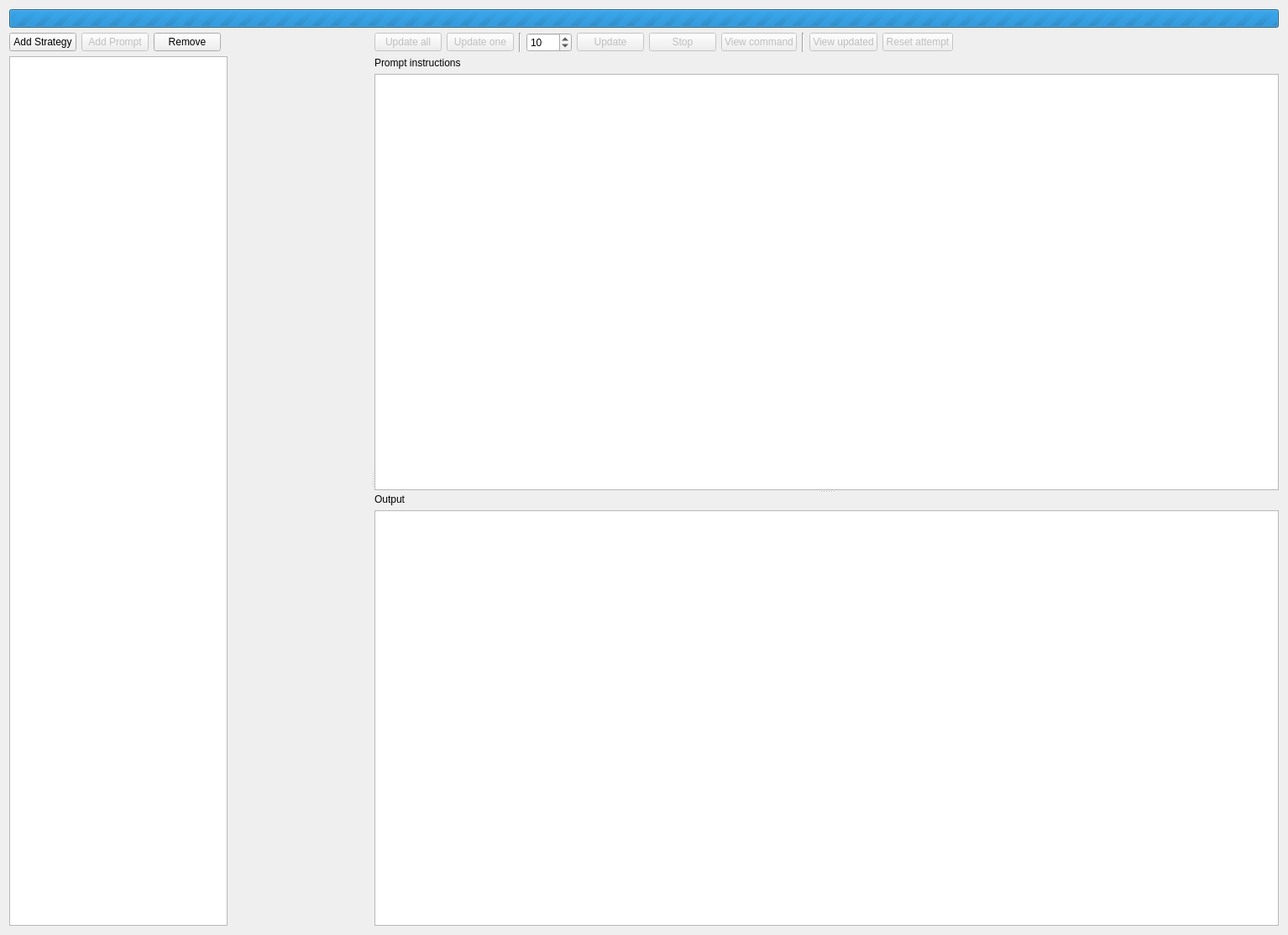
<?xml version="1.0" encoding="UTF-8"?>
<ui version="4.0">
 <class>PaneUpdate</class>
 <widget class="QWidget" name="PaneUpdate">
  <property name="geometry">
   <rect>
    <x>0</x>
    <y>0</y>
    <width>1534</width>
    <height>1114</height>
   </rect>
  </property>
  <property name="windowTitle">
   <string>Update</string>
  </property>
  <layout class="QVBoxLayout" name="verticalLayout_3">
   <item>
    <widget class="QProgressBar" name="progressBarUpdate">
     <property name="visible">
      <bool>false</bool>
     </property>
     <property name="minimum">
      <number>0</number>
     </property>
     <property name="maximum">
      <number>0</number>
     </property>
     <property name="value">
      <number>0</number>
     </property>
     <property name="format">
      <string>Updating...</string>
     </property>
     <property name="textVisible">
      <bool>true</bool>
     </property>
    </widget>
   </item>
   <item>
    <widget class="QSplitter" name="splitter">
     <property name="orientation">
      <enum>Qt::Orientation::Horizontal</enum>
     </property>
     <widget class="QWidget" name="layoutWidget">
      <layout class="QVBoxLayout" name="verticalLayout">
       <item>
        <layout class="QHBoxLayout" name="horizontalLayout">
         <item>
          <widget class="QPushButton" name="buttonAddStrategy">
           <property name="text">
            <string>Add Strategy</string>
           </property>
          </widget>
         </item>
         <item>
          <widget class="QPushButton" name="buttonAddPrompt">
           <property name="enabled">
            <bool>false</bool>
           </property>
           <property name="toolTip">
            <string>Add a prompt step to the selected strategy</string>
           </property>
           <property name="text">
            <string>Add Prompt</string>
           </property>
          </widget>
         </item>
         <item>
          <widget class="QPushButton" name="buttonRemove">
           <property name="text">
            <string>Remove</string>
           </property>
          </widget>
         </item>
         <item>
          <spacer name="horizontalSpacer">
           <property name="orientation">
            <enum>Qt::Orientation::Horizontal</enum>
           </property>
           <property name="sizeHint" stdset="0">
            <size>
             <width>40</width>
             <height>20</height>
            </size>
           </property>
          </spacer>
         </item>
        </layout>
       </item>
       <item>
        <widget class="QTreeView" name="treeViewStrategies">
         <property name="maximumSize">
          <size>
           <width>260</width>
           <height>16777215</height>
          </size>
         </property>
         <property name="editTriggers">
          <set>QAbstractItemView::EditTrigger::NoEditTriggers</set>
         </property>
         <property name="selectionBehavior">
          <enum>QAbstractItemView::SelectionBehavior::SelectRows</enum>
         </property>
         <property name="selectionMode">
          <enum>QAbstractItemView::SelectionMode::SingleSelection</enum>
         </property>
         <property name="headerHidden">
          <bool>false</bool>
         </property>
        </widget>
       </item>
      </layout>
     </widget>
     <widget class="QWidget" name="layoutWidgetRight">
      <layout class="QVBoxLayout" name="verticalLayout_2">
       <item>
        <layout class="QHBoxLayout" name="horizontalLayout_2">
         <item>
          <widget class="QPushButton" name="buttonUpdateAll">
           <property name="enabled">
            <bool>false</bool>
           </property>
           <property name="toolTip">
            <string>Update all pages using the selected prompt</string>
           </property>
           <property name="text">
            <string>Update all</string>
           </property>
          </widget>
         </item>
         <item>
          <widget class="QPushButton" name="buttonUpdateOne">
           <property name="enabled">
            <bool>false</bool>
           </property>
           <property name="toolTip">
            <string>Update one page using the selected prompt</string>
           </property>
           <property name="text">
            <string>Update one</string>
           </property>
          </widget>
         </item>
         <item>
          <widget class="QFrame" name="lineSeparator">
           <property name="frameShape">
            <enum>QFrame::Shape::VLine</enum>
           </property>
           <property name="frameShadow">
            <enum>QFrame::Shadow::Sunken</enum>
           </property>
          </widget>
         </item>
         <item>
          <widget class="QSpinBox" name="spinBoxUpdateCount">
           <property name="toolTip">
            <string>Number of pages to update</string>
           </property>
           <property name="minimum">
            <number>1</number>
           </property>
           <property name="maximum">
            <number>9999</number>
           </property>
           <property name="value">
            <number>10</number>
           </property>
          </widget>
         </item>
         <item>
          <widget class="QPushButton" name="buttonUpdateN">
           <property name="enabled">
            <bool>false</bool>
           </property>
           <property name="toolTip">
            <string>Update N pages using the selected prompt</string>
           </property>
           <property name="text">
            <string>Update</string>
           </property>
          </widget>
         </item>
         <item>
          <widget class="QPushButton" name="buttonStop">
           <property name="enabled">
            <bool>false</bool>
           </property>
           <property name="toolTip">
            <string>Kill the running update process</string>
           </property>
           <property name="text">
            <string>Stop</string>
           </property>
          </widget>
         </item>
         <item>
          <widget class="QPushButton" name="buttonCommandUpdate">
           <property name="enabled">
            <bool>false</bool>
           </property>
           <property name="toolTip">
            <string>The update command to run from a terminal</string>
           </property>
           <property name="text">
            <string>View command</string>
           </property>
          </widget>
         </item>
         <item>
          <widget class="QFrame" name="lineSeparator2">
           <property name="frameShape">
            <enum>QFrame::Shape::VLine</enum>
           </property>
           <property name="frameShadow">
            <enum>QFrame::Shadow::Sunken</enum>
           </property>
          </widget>
         </item>
         <item>
          <widget class="QPushButton" name="buttonViewUpdated">
           <property name="enabled">
            <bool>false</bool>
           </property>
           <property name="toolTip">
            <string>View articles updated and not yet updated by this prompt</string>
           </property>
           <property name="text">
            <string>View updated</string>
           </property>
          </widget>
         </item>
         <item>
          <widget class="QPushButton" name="buttonResetAttempt">
           <property name="enabled">
            <bool>false</bool>
           </property>
           <property name="toolTip">
            <string>Reset update attempt records for selected articles</string>
           </property>
           <property name="text">
            <string>Reset attempt</string>
           </property>
          </widget>
         </item>
         <item>
          <spacer name="horizontalSpacer_2">
           <property name="orientation">
            <enum>Qt::Orientation::Horizontal</enum>
           </property>
           <property name="sizeHint" stdset="0">
            <size>
             <width>40</width>
             <height>20</height>
            </size>
           </property>
          </spacer>
         </item>
        </layout>
       </item>
       <item>
        <widget class="QSplitter" name="splitterPromptOutput">
         <property name="orientation">
          <enum>Qt::Orientation::Vertical</enum>
         </property>
         <widget class="QWidget" name="widgetPrompt">
          <layout class="QVBoxLayout" name="verticalLayoutPrompt">
           <item>
            <widget class="QLabel" name="labelPrompt">
             <property name="text">
              <string>Prompt instructions</string>
             </property>
            </widget>
           </item>
           <item>
            <widget class="QTextEdit" name="textEditPrompt"/>
           </item>
          </layout>
         </widget>
         <widget class="QWidget" name="widgetOutput">
          <layout class="QVBoxLayout" name="verticalLayoutOutput">
           <item>
            <widget class="QLabel" name="labelOutput">
             <property name="text">
              <string>Output</string>
             </property>
            </widget>
           </item>
           <item>
            <widget class="QPlainTextEdit" name="textEditOutput"/>
           </item>
          </layout>
         </widget>
        </widget>
       </item>
      </layout>
     </widget>
    </widget>
   </item>
  </layout>
 </widget>
 <resources/>
 <connections/>
</ui>
